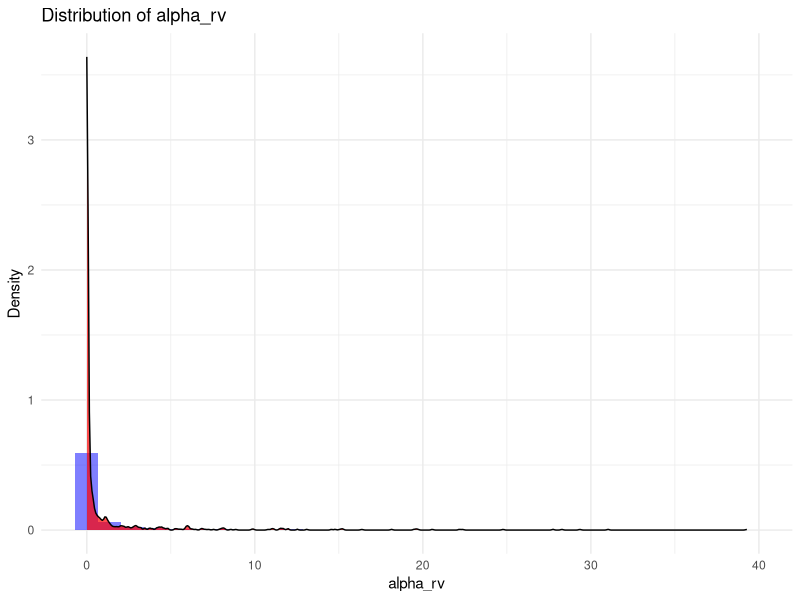

This chart was generated by the following R code:
library(ggplot2)
visualize_alpha_distribution <- function(alpha_rv) {
  # Create a data frame from the alpha_rv vector
  df <- data.frame(alpha_rv = alpha_rv)
  
  # Create the ggplot
  p <- ggplot(df, aes(x = alpha_rv)) +
    geom_histogram(aes(y = ..density..), bins = 30, alpha = 0.5, fill = "blue") +
    geom_density(alpha = 0.7, fill = "red") +
    ggtitle("Distribution of alpha_rv") +
    xlab("alpha_rv") +
    ylab("Density") +
    theme_minimal()
  
  # Display the plot
  print(p)
}

# Example usage:
# Generate alpha_rv values
n <- 1100
alpha_shape <- 0.1
alpha_rate <- 0.1
alpha_rv <- rgamma(n, shape = alpha_shape, rate = alpha_rate)

# Visualize the distribution
visualize_alpha_distribution(alpha_rv)


